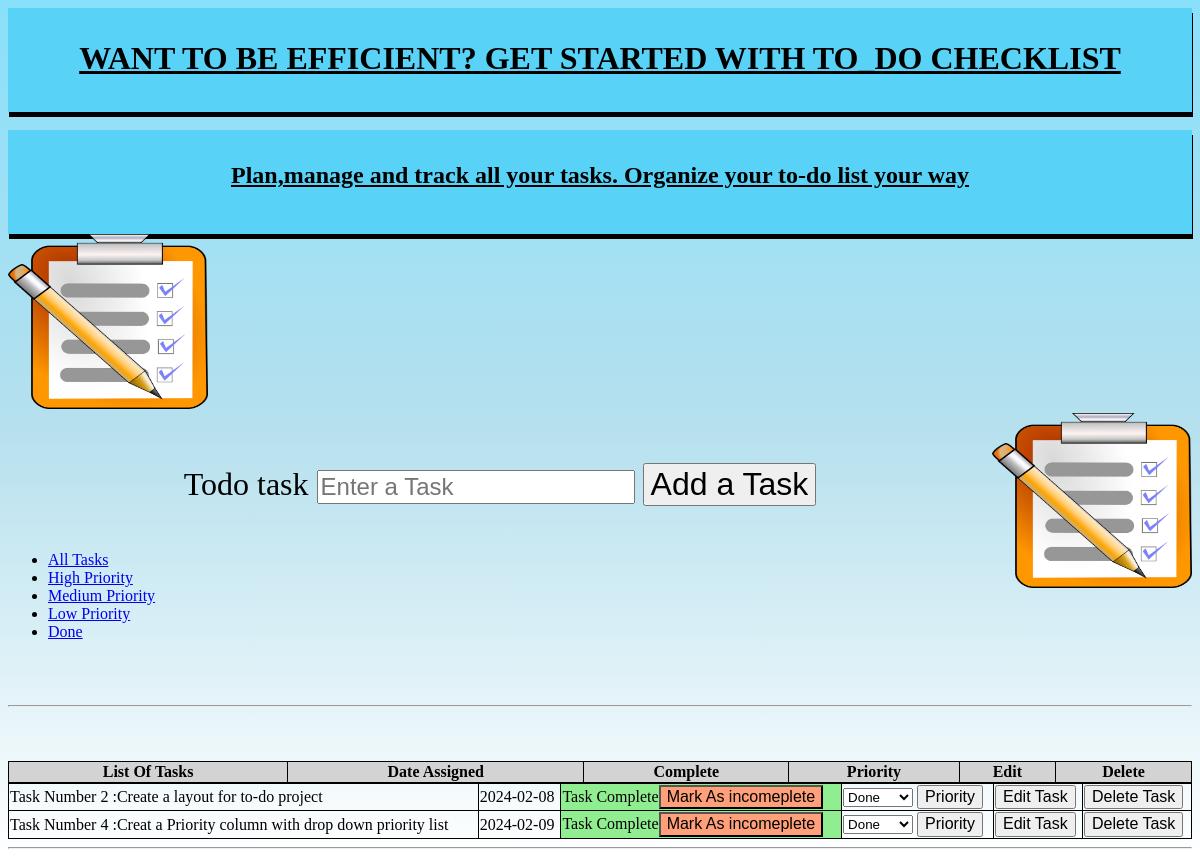
Screenshot of /tasks/done with the database file from the repository.
### website/models.py (models this page shows)
class Todo(db.Model):
    id = db.Column(db.Integer, primary_key = True)
    task = db.Column(db.String(300), unique = True)
    complete = db.Column(db.Boolean, default = False)
    date_created = db.Column(db.DateTime,default=datetime.now)
    priority = db.Column(db.String(10))

### website/views.py (the view)
@my_view.route('/tasks/<priority>')
def view_tasks(priority):
    if priority == "all":
        tasks = Todo.query.all()
    else:
        tasks = Todo.query.filter_by(priority=priority).all()
    return render_template('index.html', todo_list=tasks, priority=priority)

### website/templates/index.html (shortened to what this page needs)
<!DOCTYPE html>
<html lang="en" >
<head>
    <link rel="stylesheet" href="{{ url_for('static',filename='style.css')}}">
</head>
<body class="index">
        <h1>WANT TO BE EFFICIENT? GET STARTED WITH TO_DO CHECKLIST</h1><br>
        <h2>Plan,manage and track all your tasks. Organize your to-do list your way</h2>
        <form action="/add" method="post">
            <img src="{{ url_for('static', filename='checklist.webp') }}" alt="User Image"class="left-image"style="width:200px;height: 175px;"><br>
            <img src="{{ url_for('static', filename='checklist.webp') }}" alt="User Image"class="right-image"style="width:200px;height: 175px;"><br>
            <div>
                <label>Todo task</label>
                <input type="text" name="task" placeholder="Enter a Task">
                <button type="submit">Add a Task</button>
            </div>
        </form>
        <ul id="tabs" class="nav nav-tabs" data-tabs="tabs">
            <li role="presentation" class="active"><a href="{{ url_for('my_view.view_tasks', priority='all') }}" target ="_blank">All Tasks</a></li>
            <li role="presentation"><a href="{{ url_for('my_view.view_tasks', priority='high') }}">High Priority</a></li>
            <li role="presentation"><a href="{{ url_for('my_view.view_tasks', priority='medium') }}">Medium Priority</a></li>
            <li role="presentation"><a href="{{ url_for('my_view.view_tasks', priority='low') }}">Low Priority</a></li>
            <li role="presentation"><a href="{{ url_for('my_view.view_tasks', priority='done') }}">Done</a></li>
            </ul>
        <div class="error">
        <hr>
    </div>
    <table>
        <tr>
            <th>List Of Tasks</th>
            <th>Date Assigned</th>
            <th>Complete</th>
            <th>Priority</th>
            <th>Edit</th>
            <th>Delete</th>
            <table id="table">
                {% for todo in todo_list %}
                <tr>
                    <td>Task Number {{todo.id}}  :{{todo.task}}  </td>
                    <td>{{todo.date_created.strftime('%Y-%m-%d')}}</td>
                    {% if todo.complete == False %}
                    <td class="snap">Task Incomplete.<a href = "/update/{{todo.id}}"><button class="complete">Mark As comeplete</button></a></td>
                    {% else %}
                    <td class="complete"> Task Complete<a href = "/update/{{todo.id}}"><button class="snap" type="submit">Mark As incomeplete</button></a></td>
                    {% endif %}
                    <td>
                        <form action="/update_priority/{{todo.id}}" method="post">
                        <select name="priority" id="priority-{{ todo.id }}">
                            <option value="done"{% if todo.priority == "done"%} selected {% endif %}>Done</option>
                        </select>
                        <button type="submit">Priority</button>
                    </form>
                </td>
                <td><a href="/edit/{{todo.id}}"> <button type="submit">Edit Task</button></a></td>
                <td class="delete"><a href="/delete/{{todo.id}}"><button type="submit">Delete Task</button></a></td>
            </tr>
                {% endfor %}
                </table>
    </table>
    <hr>
</body>
</html>

### website/static/style.css (style rules this page uses)
body { background-image: linear-gradient(rgb(137, 224, 251), rgb(182, 224, 238), white); }
h1,h2 { margin: 0; width: 100%; height: 72px; padding-top: 32px; text-align: center; text-decoration:underline; background-color: rgb(88, 210, 247); box-shadow: 1px 5px; }
hr { box-sizing: content-box; height: 0; overflow: visible; }
button { font-family: Poppins, sans-serif; font-size: 100%; line-height: 1.15; margin: 0; }
input { font-family: Poppins, sans-serif; line-height: 1; font-size: 75%; }
.error { text-align: center; color:red; }
div { text-align: center; margin: 0; width: 100%; height: 72px; width: 100%; padding-top: 32px; font-size: 32px; }
.right-image { float: right; }
table,th,td { border:1px solid black; }
table { border-collapse: collapse; width: 100%; }
th { text-align: center; background-color: lightgray; color:black }
.complete { background-color: lightgreen; }
.snap { background-color:lightsalmon; }

### rows the page displays
Todo: id "2", task "Create a layout for to-do project", date_created "2024-02-08", priority "Done"
Todo: id "4", task "Creat a Priority column with drop down priority list", date_created "2024-02-09", priority "Done"
